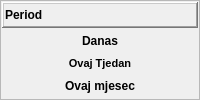
          <widget class="QFrame" name="fraPeriod">
           <property name="sizePolicy">
            <sizepolicy hsizetype="Preferred" vsizetype="Maximum">
             <horstretch>0</horstretch>
             <verstretch>0</verstretch>
            </sizepolicy>
           </property>
           <property name="frameShape">
            <enum>QFrame::StyledPanel</enum>
           </property>
           <property name="frameShadow">
            <enum>QFrame::Raised</enum>
           </property>
           <layout class="QVBoxLayout" name="verticalLayout_7">
            <property name="spacing">
             <number>1</number>
            </property>
            <property name="leftMargin">
             <number>1</number>
            </property>
            <property name="topMargin">
             <number>0</number>
            </property>
            <property name="rightMargin">
             <number>1</number>
            </property>
            <property name="bottomMargin">
             <number>0</number>
            </property>
            <item>
             <widget class="QFrame" name="fraPeriodTitle">
              <property name="sizePolicy">
               <sizepolicy hsizetype="Preferred" vsizetype="Maximum">
                <horstretch>0</horstretch>
                <verstretch>0</verstretch>
               </sizepolicy>
              </property>
              <property name="frameShape">
               <enum>QFrame::WinPanel</enum>
              </property>
              <property name="frameShadow">
               <enum>QFrame::Raised</enum>
              </property>
              <layout class="QHBoxLayout" name="horizontalLayout_5">
               <property name="spacing">
                <number>1</number>
               </property>
               <property name="leftMargin">
                <number>1</number>
               </property>
               <property name="topMargin">
                <number>0</number>
               </property>
               <property name="rightMargin">
                <number>1</number>
               </property>
               <property name="bottomMargin">
                <number>0</number>
               </property>
               <item>
                <widget class="QLabel" name="lblPeriod">
                 <property name="font">
                  <font>
                   <weight>75</weight>
                   <bold>true</bold>
                  </font>
                 </property>
                 <property name="text">
                  <string>Period</string>
                 </property>
                </widget>
               </item>
               <item>
                <widget class="QPushButton" name="pushButton_2">
                 <property name="sizePolicy">
                  <sizepolicy hsizetype="Maximum" vsizetype="Fixed">
                   <horstretch>0</horstretch>
                   <verstretch>0</verstretch>
                  </sizepolicy>
                 </property>
                 <property name="text">
                  <string/>
                 </property>
                 <property name="icon">
                  <iconset resource="../../resources/DonatForm.qrc">
                   <normaloff>:/InDonat/Forms/images/ig_menuGreenUp.gif</normaloff>:/InDonat/Forms/images/ig_menuGreenUp.gif</iconset>
                 </property>
                 <property name="iconSize">
                  <size>
                   <width>16</width>
                   <height>24</height>
                  </size>
                 </property>
                 <property name="flat">
                  <bool>true</bool>
                 </property>
                </widget>
               </item>
              </layout>
             </widget>
            </item>
            <item>
             <widget class="QFrame" name="fraPeriodButtons">
              <property name="sizePolicy">
               <sizepolicy hsizetype="Preferred" vsizetype="Maximum">
                <horstretch>0</horstretch>
                <verstretch>0</verstretch>
               </sizepolicy>
              </property>
              <property name="frameShape">
               <enum>QFrame::NoFrame</enum>
              </property>
              <property name="frameShadow">
               <enum>QFrame::Raised</enum>
              </property>
              <layout class="QVBoxLayout" name="verticalLayout_6">
               <property name="spacing">
                <number>1</number>
               </property>
               <property name="leftMargin">
                <number>1</number>
               </property>
               <property name="topMargin">
                <number>0</number>
               </property>
               <property name="rightMargin">
                <number>1</number>
               </property>
               <property name="bottomMargin">
                <number>0</number>
               </property>
               <item>
                <widget class="QPushButton" name="btnDanas">
                 <property name="font">
                  <font>
                   <weight>75</weight>
                   <bold>true</bold>
                  </font>
                 </property>
                 <property name="cursor">
                  <cursorShape>PointingHandCursor</cursorShape>
                 </property>
                 <property name="text">
                  <string>Danas</string>
                 </property>
                 <property name="icon">
                  <iconset resource="../../resources/DonatForm.qrc">
                   <normaloff>:/InDonat/Forms/images/dll-icon.jpg</normaloff>:/InDonat/Forms/images/dll-icon.jpg</iconset>
                 </property>
                 <property name="autoExclusive">
                  <bool>true</bool>
                 </property>
                 <property name="flat">
                  <bool>true</bool>
                 </property>
                </widget>
               </item>
               <item>
                <widget class="QPushButton" name="btnOvajTjedan">
                 <property name="font">
                  <font>
                   <pointsize>8</pointsize>
                   <weight>75</weight>
                   <bold>true</bold>
                  </font>
                 </property>
                 <property name="cursor">
                  <cursorShape>PointingHandCursor</cursorShape>
                 </property>
                 <property name="text">
                  <string>Ovaj Tjedan</string>
                 </property>
                 <property name="icon">
                  <iconset resource="../../resources/DonatForm.qrc">
                   <normaloff>:/InDonat/Forms/images/dll-icon.jpg</normaloff>:/InDonat/Forms/images/dll-icon.jpg</iconset>
                 </property>
                 <property name="autoExclusive">
                  <bool>true</bool>
                 </property>
                 <property name="flat">
                  <bool>true</bool>
                 </property>
                </widget>
               </item>
               <item>
                <widget class="QPushButton" name="btnOvajMjesec">
                 <property name="font">
                  <font>
                   <weight>75</weight>
                   <bold>true</bold>
                  </font>
                 </property>
                 <property name="cursor">
                  <cursorShape>PointingHandCursor</cursorShape>
                 </property>
                 <property name="text">
                  <string>Ovaj mjesec</string>
                 </property>
                 <property name="icon">
                  <iconset resource="../../resources/DonatForm.qrc">
                   <normaloff>:/InDonat/Forms/images/dll-icon.jpg</normaloff>:/InDonat/Forms/images/dll-icon.jpg</iconset>
                 </property>
                 <property name="autoExclusive">
                  <bool>true</bool>
                 </property>
                 <property name="flat">
                  <bool>true</bool>
                 </property>
                </widget>
               </item>
              </layout>
             </widget>
            </item>
           </layout>
          </widget>
